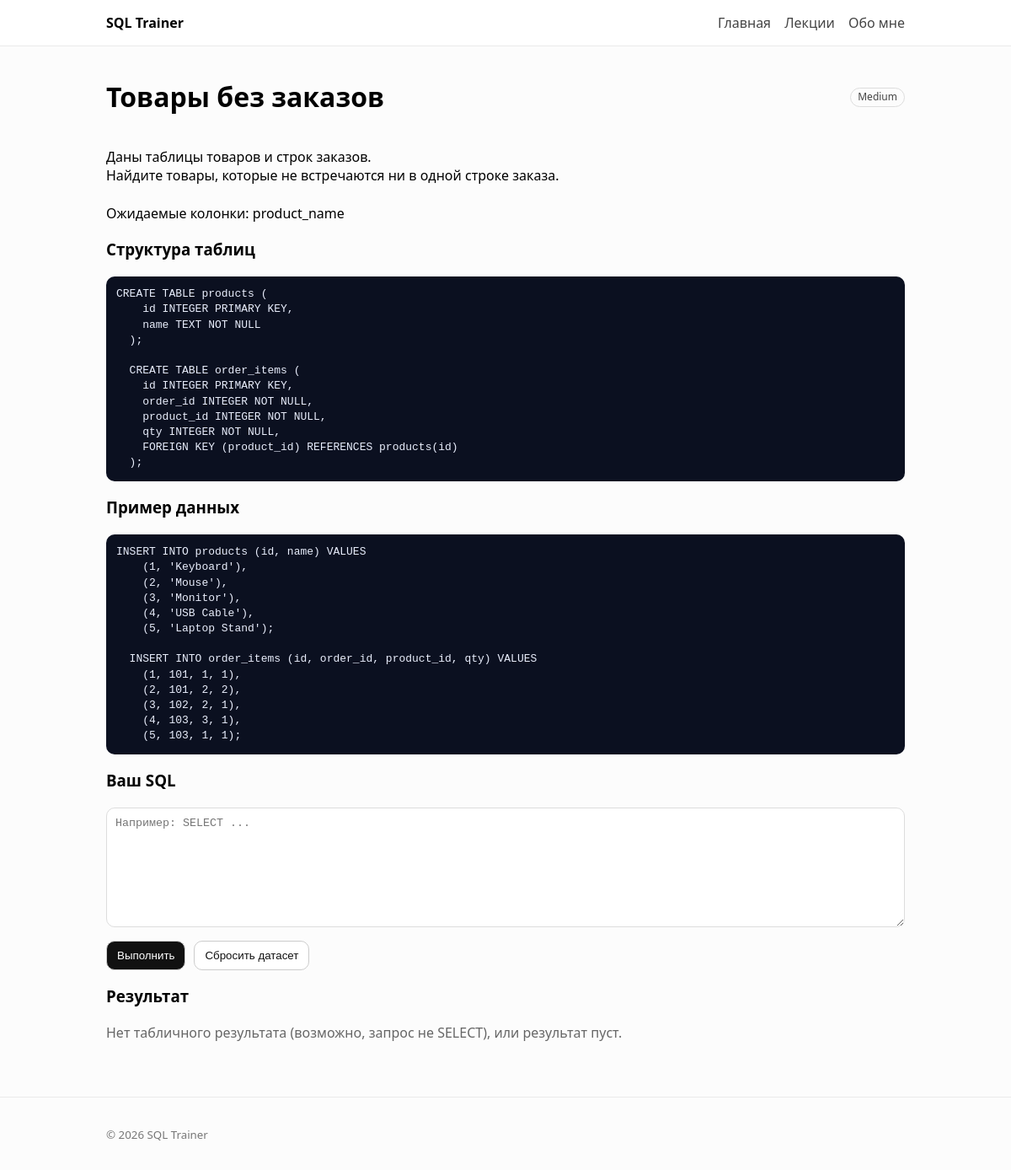
/task/3, run on the app's committed database.
### tables this page shows
CREATE TABLE tasks (
  id INTEGER PRIMARY KEY AUTOINCREMENT,
  title TEXT NOT NULL,
  short_desc TEXT NOT NULL,
  level TEXT NOT NULL,             -- Easy | Medium | Hard | Advanced
  full_desc TEXT NOT NULL,
  dataset_sql TEXT NOT NULL,
  seed_sql TEXT NOT NULL,
  solution_sql TEXT NOT NULL,
  check_mode TEXT NOT NULL DEFAULT 'unordered' -- unordered | ordered
);

### app.py (the view, shortened to what this page needs)
@app.route("/task/<int:task_id>", methods=["GET", "POST"])
def task_page(task_id: int):
    task = db.get_task(task_id)
    if task is None:
        return "Task not found", 404
    db.ensure_dataset(task)
    sql = ""
    columns = None
    rows = None
    error = None
    verdict = None
    verdict_msg = None
    return render_template(
        "task.html",
        task=task,
        sql=sql,
        columns=columns,
        rows=rows,
        error=error,
        verdict=verdict,
        verdict_msg=verdict_msg,
    )

### db.py (called while the page is built, shortened)
def connect_app_db():
    conn = sqlite3.connect(APP_DB)
    conn.row_factory = sqlite3.Row
    return conn

def get_task(task_id: int):
    with connect_app_db() as conn:
        return conn.execute("SELECT * FROM tasks WHERE id = ?", (task_id,)).fetchone()

def dataset_path(task_id: int) -> Path:
    DATASETS_DIR.mkdir(parents=True, exist_ok=True)
    return DATASETS_DIR / f"task_{task_id}.db"

def ensure_dataset(task_row):
    path = dataset_path(task_row["id"])
    if path.exists():
        return

### templates/task.html (shortened to what this page needs)
{% extends "base.html" %}
{% set title = task.title %}
{% block content %}
  <div class="task-header">
    <h1>{{ task.title }}</h1>
    <span class="badge">{{ task.level }}</span>
  </div>
  <p style="white-space: pre-line;">{{ task.full_desc }}</p>
  <h3>Структура таблиц</h3>
  <pre class="code">{{ task.dataset_sql | trim }}</pre>
  <h3>Пример данных</h3>
  <pre class="code">{{ task.seed_sql | trim }}</pre>
  <h3>Ваш SQL</h3>
  <form method="post" class="sql-form">
    <textarea name="sql" rows="8" placeholder="Например: SELECT ...">{{ sql }}</textarea>
    <div class="form-actions">
      <button type="submit" name="action" value="run">Выполнить</button>
      <button type="submit" name="action" value="reset" class="secondary"
              onclick="return confirm('Сбросить датасет к исходному состоянию?')">
        Сбросить датасет
      </button>
    </div>
  </form>
  <h3>Результат</h3>
  {% if columns %}
    <div class="table-wrap">
      <table>
        <thead>
          <tr>
            {% for c in columns %}
              <th>{{ c }}</th>
            {% endfor %}
          </tr>
        </thead>
        <tbody>
          {% for r in rows %}
            <tr>
              {% for c in columns %}
                <td>{{ r[c] }}</td>
              {% endfor %}
            </tr>
          {% endfor %}
        </tbody>
      </table>
    </div>
    <p class="muted">Показано строк: {{ rows|length }}</p>
  {% else %}
    <p class="muted">Нет табличного результата (возможно, запрос не SELECT), или результат пуст.</p>
  {% endif %}
{% endblock %}

### static/styles.css (style rules this page uses)
* { box-sizing: border-box; }
body { margin: 0; font-family: system-ui, -apple-system, Segoe UI, Roboto, Arial, sans-serif; line-height: 1.4; background: #fcfcfc; }
.muted { color: #666; }
.badge { display: inline-block; padding: 2px 8px; border-radius: 999px; border: 1px solid #ddd; font-size: 12px; color: #444; white-space: nowrap; }
.task-header { display: flex; align-items: center; justify-content: space-between; gap: 12px; }
.code { background: #0b1020; color: #e9eefc; padding: 12px; border-radius: 10px; overflow: auto; }
.sql-form textarea { width: 100%; font-family: ui-monospace, SFMono-Regular, Menlo, Consolas, monospace; padding: 10px; border-radius: 10px; border: 1px solid #ddd; }
.form-actions { display: flex; gap: 10px; margin-top: 10px; flex-wrap: wrap; }
button { padding: 9px 12px; border: 1px solid #ccc; border-radius: 10px; background: #111; color: #fff; cursor: pointer; }
button.secondary { background: #fff; color: #111; }

### data on the page
tasks: title "Товары без заказов", level "Medium", full_desc "Даны таблицы товаров и строк заказов. Найдите товары, которые не встречаются ни в одной строке заказа. Ожидаемые колонки: product_name", dataset_sql "CREATE TABLE products ( id INTEGER PRIMARY KEY, name TEXT NOT NULL ); CREATE TABLE order_items ( id INTEGER PRIMARY KEY, order_id INTEGER NOT NULL, product_id INTEGER NOT NULL, qty INTEGER NOT NULL, FOREIGN KEY (product_id) REFERENCES products(id) );", seed_sql "INSERT INTO products (id, name) VALUES (1, 'Keyboard'), (2, 'Mouse'), (3, 'Monitor'), (4, 'USB Cable'), (5, 'Laptop Stand'); INSERT INTO order_items (id, order_id, product_id, qty) VALUES (1, 101, 1, 1), (2, 101, 2, 2), (3, 102, 2, 1), (4, 103, 3, 1), (5, 103, 1, 1);"
